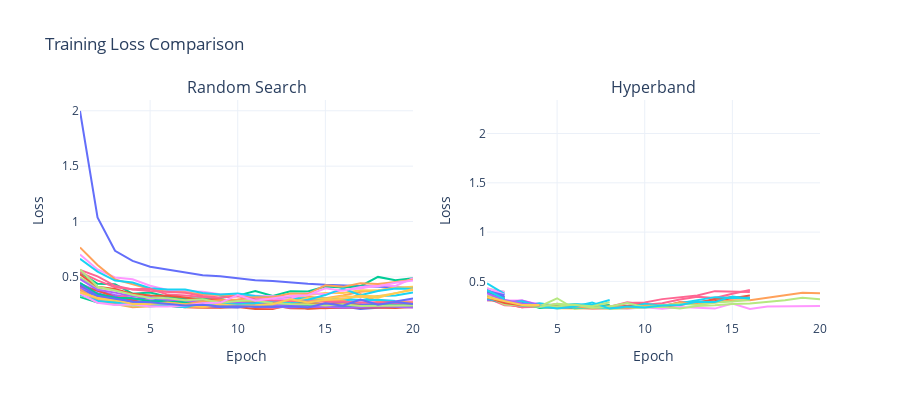

This figure's notebook cell:
### Markdown cell above
<div style="display: flex; justify-content: space-between; align-items: center; width: 100%;">
    <span style="font-weight: bold; font-size: 20px;">#️ of Trials - Why does it differ so much?</span>
    <span style="text-align: right; font-size: 12px;">Lena Hammerer | Luisa Ibele | Hanna Steinwender</span>
</div>

- Hyperband algorithm focuses resources on promising configurations by combining random sampling and early elimination of poor configurations. More combinations can be tested with the same amount of resources (time).

### Code cell
e7_grouped = df_e7.groupby('config.epochs')
df7 = e7_grouped.get_group(20)

e6_grouped = df_e6.groupby('config.epochs')
df6 = e6_grouped.get_group(20)

fig = make_subplots(rows=1, cols=2, subplot_titles=["Random Search", "Hyperband"])

for trial in df7['trial_id'].unique().tolist():
    df = df7[df7['trial_id'] == trial]
    fig.add_trace(go.Scatter(x=df['training_iteration'], y=df['mean_val_loss'], mode='lines'), row=1, col=1)
fig.update_xaxes(title_text="Epoch", row=1, col=1)
fig.update_yaxes(title_text="Loss", row=1, col=1)

for trial in df6['trial_id'].unique().tolist():
    df = df6[df6['trial_id'] == trial]
    fig.add_trace(go.Scatter(x=df['training_iteration'], y=df['mean_val_loss'], mode='lines'), row=1, col=2)
fig.update_xaxes(title_text="Epoch", row=1, col=2)
fig.update_yaxes(title_text="Loss", row=1, col=2)

fig.update_layout(title_text="Training Loss Comparison", showlegend=False, width=900, height=400)

fig.show()

### Figure 1 — Plotly figure (JSON) as saved in the notebook; plotly's stock layout.template omitted (floating-point values rounded to 4 significant figures)
{"data": [{"mode": "lines", "type": "scatter", "x": [1, 2, 3, 4, 5, 6, 7, 8, 9, 10, 11, 12, 13, 14, 15, 16, 17, 18, 19, 20], "xaxis": "x", "y": [1.998, 1.037, 0.736, 0.6453, 0.5924, 0.5654, 0.5429, 0.5143, 0.5053, 0.4849, 0.47, 0.4642, 0.4485, 0.4378, 0.4284, 0.422, 0.4156, 0.4055, 0.4008, 0.3991], "yaxis": "y"}, {"mode": "lines", "type": "scatter", "x": [1, 2, 3, 4, 5, 6, 7, 8, 9, 10, 11, 12, 13, 14, 15, 16, 17, 18, 19, 20], "xaxis": "x", "y": [0.355, 0.3304, 0.2836, 0.2701, 0.2509, 0.2363, 0.2268, 0.2228, 0.2224, 0.2294, 0.2105, 0.2114, 0.2509, 0.2118, 0.2214, 0.2217, 0.2393, 0.2356, 0.2605, 0.2456], "yaxis": "y"}, {"mode": "lines", "type": "scatter", "x": [1, 2, 3, 4, 5, 6, 7, 8, 9, 10, 11, 12, 13, 14, 15, 16, 17, 18, 19, 20], "xaxis": "x", "y": [0.3199, 0.2689, 0.2796, 0.2539, 0.2475, 0.254, 0.2638, 0.2627, 0.3152, 0.3314, 0.3718, 0.3276, 0.3712, 0.3687, 0.4131, 0.4041, 0.4162, 0.5001, 0.4701, 0.4886], "yaxis": "y"}, {"mode": "lines", "type": "scatter", "x": [1, 2, 3, 4, 5, 6, 7, 8, 9, 10, 11, 12, 13, 14, 15, 16, 17, 18, 19, 20], "xaxis": "x", "y": [0.4389, 0.3732, 0.3363, 0.3069, 0.2895, 0.291, 0.2773, 0.2822, 0.2751, 0.2669, 0.2574, 0.2571, 0.2459, 0.2525, 0.2405, 0.2463, 0.2559, 0.2379, 0.2527, 0.2466], "yaxis": "y"}, {"mode": "lines", "type": "scatter", "x": [1, 2, 3, 4, 5, 6, 7, 8, 9, 10, 11, 12, 13, 14, 15, 16, 17, 18, 19, 20], "xaxis": "x", "y": [0.4022, 0.2851, 0.256, 0.2266, 0.2364, 0.2423, 0.2328, 0.2233, 0.2394, 0.2445, 0.2637, 0.2635, 0.281, 0.3215, 0.307, 0.3331, 0.3662, 0.3775, 0.4048, 0.3958], "yaxis": "y"}, {"mode": "lines", "type": "scatter", "x": [1, 2, 3, 4, 5, 6, 7, 8, 9, 10, 11, 12, 13, 14, 15, 16, 17, 18, 19, 20], "xaxis": "x", "y": [0.3574, 0.3238, 0.3151, 0.2515, 0.2355, 0.24, 0.2469, 0.253, 0.2333, 0.2488, 0.2606, 0.2524, 0.2566, 0.2966, 0.2923, 0.2937, 0.286, 0.3271, 0.332, 0.3587], "yaxis": "y"}, {"mode": "lines", "type": "scatter", "x": [1, 2, 3, 4, 5, 6, 7, 8, 9, 10, 11, 12, 13, 14, 15, 16, 17, 18, 19, 20], "xaxis": "x", "y": [0.4029, 0.3433, 0.3105, 0.3422, 0.2735, 0.2717, 0.2487, 0.2568, 0.2523, 0.247, 0.2293, 0.22, 0.2363, 0.2194, 0.2177, 0.2239, 0.2359, 0.2279, 0.2319, 0.2265], "yaxis": "y"}, {"mode": "lines", "type": "scatter", "x": [1, 2, 3, 4, 5, 6, 7, 8, 9, 10, 11, 12, 13, 14, 15, 16, 17, 18, 19, 20], "xaxis": "x", "y": [0.4966, 0.4021, 0.3792, 0.348, 0.332, 0.3171, 0.3024, 0.2927, 0.2773, 0.2731, 0.2682, 0.2832, 0.2607, 0.2689, 0.2513, 0.2445, 0.2456, 0.2483, 0.2391, 0.242], "yaxis": "y"}, {"mode": "lines", "type": "scatter", "x": [1, 2, 3, 4, 5, 6, 7, 8, 9, 10, 11, 12, 13, 14, 15, 16, 17, 18, 19, 20], "xaxis": "x", "y": [0.7022, 0.5679, 0.4946, 0.4795, 0.4203, 0.3822, 0.3741, 0.3654, 0.3441, 0.3401, 0.3296, 0.3247, 0.3198, 0.3015, 0.2995, 0.3069, 0.2847, 0.2878, 0.2826, 0.2857], "yaxis": "y"}, {"mode": "lines", "type": "scatter", "x": [1, 2, 3, 4, 5, 6, 7, 8, 9, 10, 11, 12, 13, 14, 15, 16, 17, 18, 19, 20], "xaxis": "x", "y": [0.3586, 0.3082, 0.2735, 0.2603, 0.2558, 0.2677, 0.2454, 0.2512, 0.2394, 0.2677, 0.2691, 0.2765, 0.3026, 0.3372, 0.3546, 0.3558, 0.3803, 0.3768, 0.4017, 0.411], "yaxis": "y"}, {"mode": "lines", "type": "scatter", "x": [1, 2, 3, 4, 5, 6, 7, 8, 9, 10, 11, 12, 13, 14, 15, 16, 17, 18, 19, 20], "xaxis": "x", "y": [0.4135, 0.3527, 0.3092, 0.2924, 0.3194, 0.2603, 0.2579, 0.2382, 0.2378, 0.2598, 0.229, 0.2428, 0.2349, 0.232, 0.2261, 0.2322, 0.2113, 0.2212, 0.2298, 0.2336], "yaxis": "y"}, {"mode": "lines", "type": "scatter", "x": [1, 2, 3, 4, 5, 6, 7, 8, 9, 10, 11, 12, 13, 14, 15, 16, 17, 18, 19, 20], "xaxis": "x", "y": [0.4147, 0.378, 0.3187, 0.2878, 0.2651, 0.2532, 0.2481, 0.2571, 0.2266, 0.2347, 0.2431, 0.2451, 0.2173, 0.215, 0.2208, 0.2185, 0.2272, 0.2227, 0.2195, 0.2275], "yaxis": "y"}, {"mode": "lines", "type": "scatter", "x": [1, 2, 3, 4, 5, 6, 7, 8, 9, 10, 11, 12, 13, 14, 15, 16, 17, 18, 19, 20], "xaxis": "x", "y": [0.5425, 0.4376, 0.4349, 0.3492, 0.3587, 0.3216, 0.3022, 0.3074, 0.2978, 0.2815, 0.2746, 0.2662, 0.2744, 0.2612, 0.2917, 0.2739, 0.2434, 0.2451, 0.2473, 0.2425], "yaxis": "y"}, {"mode": "lines", "type": "scatter", "x": [1, 2, 3, 4, 5, 6, 7, 8, 9, 10, 11, 12, 13, 14, 15, 16, 17, 18, 19, 20], "xaxis": "x", "y": [0.4016, 0.3234, 0.2917, 0.2738, 0.2469, 0.2419, 0.2718, 0.2413, 0.231, 0.2417, 0.2563, 0.2362, 0.2245, 0.2303, 0.2348, 0.2407, 0.2493, 0.2606, 0.2716, 0.2665], "yaxis": "y"}, {"mode": "lines", "type": "scatter", "x": [1, 2, 3, 4, 5, 6, 7, 8, 9, 10, 11, 12, 13, 14, 15, 16, 17, 18, 19, 20], "xaxis": "x", "y": [0.7663, 0.6071, 0.4781, 0.4316, 0.3898, 0.367, 0.3607, 0.3404, 0.337, 0.3256, 0.312, 0.3136, 0.3044, 0.2939, 0.2884, 0.2849, 0.3463, 0.2776, 0.2768, 0.2724], "yaxis": "y"}, {"mode": "lines", "type": "scatter", "x": [1, 2, 3, 4, 5, 6, 7, 8, 9, 10, 11, 12, 13, 14, 15, 16, 17, 18, 19], "xaxis": "x", "y": [0.6645, 0.5485, 0.4674, 0.4493, 0.3977, 0.3869, 0.3862, 0.3541, 0.3421, 0.3514, 0.3274, 0.3126, 0.3052, 0.3083, 0.3031, 0.3013, 0.2908, 0.2941, 0.282], "yaxis": "y"}, {"mode": "lines", "type": "scatter", "x": [1, 2, 3, 4, 5, 6, 7, 8, 9], "xaxis": "x", "y": [0.5434, 0.4685, 0.4058, 0.3884, 0.3932, 0.3406, 0.3332, 0.3202, 0.3055], "yaxis": "y"}, {"mode": "lines", "type": "scatter", "x": [1, 2, 3, 4, 5], "xaxis": "x", "y": [0.3362, 0.283, 0.2484, 0.2413, 0.2349], "yaxis": "y"}, {"mode": "lines", "type": "scatter", "x": [1, 2, 3, 4, 5, 6, 7, 8, 9, 10, 11, 12, 13, 14, 15, 16, 17, 18, 19, 20], "xaxis": "x", "y": [0.3662, 0.2973, 0.2678, 0.2564, 0.255, 0.2397, 0.2727, 0.2764, 0.2649, 0.2829, 0.3062, 0.291, 0.3046, 0.3549, 0.3441, 0.3827, 0.3966, 0.4244, 0.419, 0.4891], "yaxis": "y"}, {"mode": "lines", "type": "scatter", "x": [1, 2, 3, 4, 5, 6, 7, 8, 9, 10, 11, 12, 13, 14, 15, 16, 17, 18, 19, 20], "xaxis": "x", "y": [0.3776, 0.3048, 0.28, 0.2657, 0.2503, 0.2591, 0.2334, 0.2463, 0.2583, 0.2479, 0.2525, 0.2681, 0.2649, 0.3107, 0.3027, 0.325, 0.3224, 0.313, 0.3538, 0.3817], "yaxis": "y"}, {"mode": "lines", "type": "scatter", "x": [1, 2, 3, 4, 5, 6, 7, 8, 9, 10, 11, 12, 13, 14, 15, 16, 17, 18, 19, 20], "xaxis": "x", "y": [0.3838, 0.3333, 0.322, 0.2677, 0.2729, 0.3104, 0.2525, 0.2381, 0.2285, 0.2246, 0.2516, 0.2343, 0.246, 0.2292, 0.2596, 0.2689, 0.2453, 0.2629, 0.279, 0.306], "yaxis": "y"}, {"mode": "lines", "type": "scatter", "x": [1, 2, 3, 4, 5, 6, 7, 8, 9, 10, 11, 12, 13, 14, 15, 16, 17, 18, 19, 20], "xaxis": "x", "y": [0.5237, 0.4116, 0.3905, 0.3472, 0.3334, 0.3295, 0.3141, 0.2923, 0.2964, 0.2794, 0.2762, 0.2766, 0.2552, 0.2576, 0.2457, 0.2572, 0.2399, 0.2412, 0.2358, 0.2451], "yaxis": "y"}, {"mode": "lines", "type": "scatter", "x": [1, 2, 3, 4, 5, 6, 7, 8, 9, 10, 11, 12, 13, 14, 15, 16, 17, 18, 19, 20], "xaxis": "x", "y": [0.4472, 0.3455, 0.313, 0.3071, 0.2796, 0.2809, 0.271, 0.2626, 0.2509, 0.2384, 0.2568, 0.2443, 0.2418, 0.2399, 0.2397, 0.2429, 0.2304, 0.2456, 0.2342, 0.2421], "yaxis": "y"}, {"mode": "lines", "type": "scatter", "x": [1, 2, 3, 4, 5, 6, 7, 8, 9, 10, 11, 12, 13, 14, 15, 16, 17, 18, 19, 20], "xaxis": "x", "y": [0.4813, 0.3839, 0.3583, 0.3262, 0.3172, 0.2939, 0.2884, 0.2735, 0.2762, 0.2676, 0.2567, 0.2487, 0.2367, 0.2315, 0.2302, 0.2227, 0.2285, 0.2363, 0.2301, 0.2246], "yaxis": "y"}, {"mode": "lines", "type": "scatter", "x": [1, 2, 3, 4, 5, 6, 7, 8, 9, 10, 11, 12, 13, 14, 15, 16, 17, 18, 19, 20], "xaxis": "x", "y": [0.3882, 0.2898, 0.2542, 0.2588, 0.2563, 0.27, 0.254, 0.2786, 0.2902, 0.2972, 0.3166, 0.3163, 0.3506, 0.3474, 0.4245, 0.4104, 0.4424, 0.4359, 0.4542, 0.4741], "yaxis": "y"}, {"mode": "lines", "type": "scatter", "x": [1, 2, 3, 4, 5, 6, 7, 8, 9, 10, 11, 12, 13, 14, 15, 16, 17, 18, 19, 20], "xaxis": "x", "y": [0.3405, 0.2827, 0.2695, 0.2545, 0.2532, 0.237, 0.2254, 0.2575, 0.2533, 0.2529, 0.2633, 0.2832, 0.2626, 0.2936, 0.3362, 0.395, 0.3351, 0.3727, 0.3952, 0.3944], "yaxis": "y"}, {"mode": "lines", "type": "scatter", "x": [1, 2, 3, 4, 5, 6, 7, 8, 9, 10, 11, 12, 13, 14, 15, 16, 17, 18, 19, 20], "xaxis": "x", "y": [0.5636, 0.5058, 0.4199, 0.3863, 0.3741, 0.3674, 0.357, 0.3283, 0.3154, 0.3266, 0.2978, 0.2877, 0.2797, 0.2782, 0.2767, 0.2769, 0.2698, 0.2721, 0.2681, 0.2607], "yaxis": "y"}, {"mode": "lines", "type": "scatter", "x": [1, 2, 3, 4, 5, 6, 7, 8, 9, 10, 11, 12, 13, 14, 15, 16, 17, 18, 19, 20], "xaxis": "x", "y": [0.5675, 0.4117, 0.3773, 0.34, 0.3102, 0.3077, 0.2902, 0.2979, 0.2678, 0.2825, 0.288, 0.2617, 0.2557, 0.2533, 0.2416, 0.2532, 0.237, 0.2375, 0.2376, 0.2417], "yaxis": "y"}, {"mode": "lines", "type": "scatter", "x": [1, 2, 3, 4, 5, 6, 7, 8, 9, 10, 11, 12, 13, 14, 15, 16, 17, 18, 19, 20], "xaxis": "x", "y": [0.35, 0.267, 0.2473, 0.2541, 0.233, 0.2333, 0.2413, 0.2626, 0.2662, 0.3372, 0.2849, 0.3043, 0.3278, 0.3352, 0.3966, 0.3747, 0.4081, 0.4154, 0.4465, 0.4677], "yaxis": "y"}, {"mode": "lines", "type": "scatter", "x": [1, 2, 3, 4, 5, 6, 7, 8, 9, 10, 11, 12, 13, 14, 15, 16, 17, 18, 19, 20], "xaxis": "x", "y": [0.3602, 0.3112, 0.2936, 0.2554, 0.2551, 0.2641, 0.2516, 0.2318, 0.2511, 0.2407, 0.2435, 0.2543, 0.2993, 0.2684, 0.2926, 0.302, 0.329, 0.3246, 0.3517, 0.3918], "yaxis": "y"}, {"mode": "lines", "type": "scatter", "x": [1, 2, 3, 4, 5, 6, 7, 8, 9, 10, 11, 12, 13, 14, 15, 16, 17, 18, 19, 20], "xaxis": "x", "y": [0.4288, 0.3303, 0.3033, 0.2782, 0.271, 0.2565, 0.2416, 0.249, 0.2322, 0.2353, 0.2303, 0.2292, 0.2354, 0.2238, 0.2614, 0.2404, 0.296, 0.2488, 0.2735, 0.2556], "yaxis": "y"}, {"mode": "lines", "type": "scatter", "x": [1, 2, 3, 4, 5, 6, 7, 8, 9, 10, 11, 12, 13, 14, 15, 16], "xaxis": "x2", "y": [0.3336, 0.277, 0.2378, 0.2579, 0.2388, 0.229, 0.2265, 0.2269, 0.2312, 0.2536, 0.2425, 0.2616, 0.2924, 0.3011, 0.3297, 0.3581], "yaxis": "y2"}, {"mode": "lines", "type": "scatter", "x": [1], "xaxis": "x2", "y": [0.6608], "yaxis": "y2"}, {"mode": "lines", "type": "scatter", "x": [1, 2], "xaxis": "x2", "y": [0.3904, 0.3271], "yaxis": "y2"}, {"mode": "lines", "type": "scatter", "x": [1], "xaxis": "x2", "y": [0.8506], "yaxis": "y2"}, {"mode": "lines", "type": "scatter", "x": [1, 2], "xaxis": "x2", "y": [0.4236, 0.3341], "yaxis": "y2"}, {"mode": "lines", "type": "scatter", "x": [1], "xaxis": "x2", "y": [0.5074], "yaxis": "y2"}, {"mode": "lines", "type": "scatter", "x": [1], "xaxis": "x2", "y": [0.4438], "yaxis": "y2"}, {"mode": "lines", "type": "scatter", "x": [1, 2, 3, 4, 5, 6, 7, 8, 9, 10, 11, 12, 13, 14, 15, 16, 17, 18, 19, 20], "xaxis": "x2", "y": [0.3823, 0.3074, 0.3069, 0.264, 0.2586, 0.2578, 0.2352, 0.2378, 0.224, 0.2381, 0.2237, 0.2408, 0.2337, 0.2245, 0.2746, 0.2203, 0.2465, 0.2458, 0.2497, 0.2501], "yaxis": "y2"}, {"mode": "lines", "type": "scatter", "x": [1, 2, 3, 4, 5, 6, 7, 8, 9, 10, 11], "xaxis": "x2", "y": [0.3506, 0.2853, 0.2614, 0.2424, 0.2279, 0.225, 0.2295, 0.2362, 0.2411, 0.2478, 0.261], "yaxis": "y2"}, {"mode": "lines", "type": "scatter", "x": [1], "xaxis": "x2", "y": [2.043], "yaxis": "y2"}, {"mode": "lines", "type": "scatter", "x": [1, 2], "xaxis": "x2", "y": [0.3896, 0.3352], "yaxis": "y2"}, {"mode": "lines", "type": "scatter", "x": [1, 2, 3, 4], "xaxis": "x2", "y": [0.3934, 0.2936, 0.2789, 0.2691], "yaxis": "y2"}, {"mode": "lines", "type": "scatter", "x": [1], "xaxis": "x2", "y": [0.5521], "yaxis": "y2"}, {"mode": "lines", "type": "scatter", "x": [1, 2, 3, 4], "xaxis": "x2", "y": [0.3098, 0.2949, 0.2448, 0.2551], "yaxis": "y2"}, {"mode": "lines", "type": "scatter", "x": [1], "xaxis": "x2", "y": [0.4173], "yaxis": "y2"}, {"mode": "lines", "type": "scatter", "x": [1, 2, 3, 4, 5, 6, 7, 8, 9, 10, 11, 12, 13, 14, 15, 16], "xaxis": "x2", "y": [0.3258, 0.2744, 0.2393, 0.2431, 0.2314, 0.2339, 0.246, 0.2444, 0.2877, 0.2641, 0.2794, 0.3171, 0.3442, 0.3328, 0.3745, 0.4122], "yaxis": "y2"}, {"mode": "lines", "type": "scatter", "x": [1], "xaxis": "x2", "y": [0.5861], "yaxis": "y2"}, {"mode": "lines", "type": "scatter", "x": [1, 2, 3, 4], "xaxis": "x2", "y": [0.3201, 0.2845, 0.2794, 0.2758], "yaxis": "y2"}, {"mode": "lines", "type": "scatter", "x": [1, 2, 3, 4], "xaxis": "x2", "y": [0.3651, 0.2953, 0.286, 0.25], "yaxis": "y2"}, {"mode": "lines", "type": "scatter", "x": [1], "xaxis": "x2", "y": [0.5629], "yaxis": "y2"}, {"mode": "lines", "type": "scatter", "x": [1], "xaxis": "x2", "y": [0.6292], "yaxis": "y2"}, {"mode": "lines", "type": "scatter", "x": [1, 2], "xaxis": "x2", "y": [0.3791, 0.3231], "yaxis": "y2"}, {"mode": "lines", "type": "scatter", "x": [1, 2], "xaxis": "x2", "y": [0.4168, 0.3109], "yaxis": "y2"}, {"mode": "lines", "type": "scatter", "x": [1, 2, 3, 4, 5, 6, 7, 8], "xaxis": "x2", "y": [0.3398, 0.2874, 0.2615, 0.2569, 0.2432, 0.2415, 0.2467, 0.2578], "yaxis": "y2"}, {"mode": "lines", "type": "scatter", "x": [1, 2, 3, 4, 5, 6, 7, 8], "xaxis": "x2", "y": [0.3368, 0.287, 0.2499, 0.2782, 0.2528, 0.2713, 0.2609, 0.3108], "yaxis": "y2"}, {"mode": "lines", "type": "scatter", "x": [1, 2, 3, 4, 5, 6, 7, 8, 9, 10, 11, 12, 13, 14, 15, 16], "xaxis": "x2", "y": [0.3327, 0.2585, 0.2497, 0.2405, 0.2737, 0.2317, 0.2398, 0.2413, 0.2817, 0.2863, 0.3204, 0.3391, 0.3567, 0.4014, 0.3935, 0.3915], "yaxis": "y2"}, {"mode": "lines", "type": "scatter", "x": [1, 2], "xaxis": "x2", "y": [0.4281, 0.3917], "yaxis": "y2"}, {"mode": "lines", "type": "scatter", "x": [1, 2], "xaxis": "x2", "y": [0.4195, 0.396], "yaxis": "y2"}, {"mode": "lines", "type": "scatter", "x": [1], "xaxis": "x2", "y": [0.4297], "yaxis": "y2"}, {"mode": "lines", "type": "scatter", "x": [1], "xaxis": "x2", "y": [0.6155], "yaxis": "y2"}, {"mode": "lines", "type": "scatter", "x": [1, 2, 3, 4, 5, 6, 7, 8, 9, 10, 11, 12, 13, 14, 15, 16], "xaxis": "x2", "y": [0.341, 0.2755, 0.2634, 0.2507, 0.248, 0.2367, 0.2358, 0.233, 0.2531, 0.2693, 0.2437, 0.2895, 0.2834, 0.3211, 0.3416, 0.3325], "yaxis": "y2"}, {"mode": "lines", "type": "scatter", "x": [1], "xaxis": "x2", "y": [0.6846], "yaxis": "y2"}, {"mode": "lines", "type": "scatter", "x": [1, 2], "xaxis": "x2", "y": [0.31, 0.3158], "yaxis": "y2"}, {"mode": "lines", "type": "scatter", "x": [1], "xaxis": "x2", "y": [0.7276], "yaxis": "y2"}, {"mode": "lines", "type": "scatter", "x": [1, 2], "xaxis": "x2", "y": [0.4161, 0.3341], "yaxis": "y2"}, {"mode": "lines", "type": "scatter", "x": [1], "xaxis": "x2", "y": [0.4494], "yaxis": "y2"}, {"mode": "lines", "type": "scatter", "x": [1, 2, 3, 4, 5, 6, 7, 8, 9, 10, 11, 12, 13, 14, 15, 16, 17, 18, 19, 20], "xaxis": "x2", "y": [0.4048, 0.2981, 0.2644, 0.2469, 0.3293, 0.2229, 0.2376, 0.2227, 0.2268, 0.2373, 0.243, 0.2265, 0.2519, 0.2594, 0.272, 0.2755, 0.2928, 0.3093, 0.3355, 0.3192], "yaxis": "y2"}, {"mode": "lines", "type": "scatter", "x": [1, 2], "xaxis": "x2", "y": [0.3663, 0.3151], "yaxis": "y2"}, {"mode": "lines", "type": "scatter", "x": [1, 2], "xaxis": "x2", "y": [0.368, 0.3256], "yaxis": "y2"}, {"mode": "lines", "type": "scatter", "x": [1], "xaxis": "x2", "y": [0.6553], "yaxis": "y2"}, {"mode": "lines", "type": "scatter", "x": [1], "xaxis": "x2", "y": [0.707], "yaxis": "y2"}, {"mode": "lines", "type": "scatter", "x": [1, 2, 3, 4, 5, 6, 7, 8], "xaxis": "x2", "y": [0.3247, 0.2808, 0.2863, 0.2315, 0.2434, 0.2353, 0.2389, 0.2606], "yaxis": "y2"}, {"mode": "lines", "type": "scatter", "x": [1], "xaxis": "x2", "y": [0.708], "yaxis": "y2"}, {"mode": "lines", "type": "scatter", "x": [1], "xaxis": "x2", "y": [0.5112], "yaxis": "y2"}, {"mode": "lines", "type": "scatter", "x": [1, 2], "xaxis": "x2", "y": [0.4799, 0.3748], "yaxis": "y2"}, {"mode": "lines", "type": "scatter", "x": [1, 2], "xaxis": "x2", "y": [0.3634, 0.3345], "yaxis": "y2"}, {"mode": "lines", "type": "scatter", "x": [1], "xaxis": "x2", "y": [0.7621], "yaxis": "y2"}, {"mode": "lines", "type": "scatter", "x": [1, 2], "xaxis": "x2", "y": [0.3671, 0.317], "yaxis": "y2"}, {"mode": "lines", "type": "scatter", "x": [1, 2], "xaxis": "x2", "y": [0.4097, 0.3348], "yaxis": "y2"}, {"mode": "lines", "type": "scatter", "x": [1, 2], "xaxis": "x2", "y": [0.4165, 0.3402], "yaxis": "y2"}, {"mode": "lines", "type": "scatter", "x": [1], "xaxis": "x2", "y": [0.4327], "yaxis": "y2"}, {"mode": "lines", "type": "scatter", "x": [1], "xaxis": "x2", "y": [0.5345], "yaxis": "y2"}, {"mode": "lines", "type": "scatter", "x": [1, 2, 3, 4], "xaxis": "x2", "y": [0.4058, 0.2858, 0.3066, 0.2576], "yaxis": "y2"}, {"mode": "lines", "type": "scatter", "x": [1], "xaxis": "x2", "y": [0.46], "yaxis": "y2"}, {"mode": "lines", "type": "scatter", "x": [1, 2, 3, 4, 5, 6, 7, 8, 9, 10, 11, 12, 13, 14, 15, 16], "xaxis": "x2", "y": [0.3399, 0.2823, 0.2986, 0.2443, 0.238, 0.2371, 0.235, 0.2365, 0.2327, 0.274, 0.2541, 0.2786, 0.3087, 0.3407, 0.3323, 0.3333], "yaxis": "y2"}, {"mode": "lines", "type": "scatter", "x": [1], "xaxis": "x2", "y": [0.6438], "yaxis": "y2"}, {"mode": "lines", "type": "scatter", "x": [1], "xaxis": "x2", "y": [0.7397], "yaxis": "y2"}, {"mode": "lines", "type": "scatter", "x": [1, 2], "xaxis": "x2", "y": [0.4308, 0.3652], "yaxis": "y2"}, {"mode": "lines", "type": "scatter", "x": [1], "xaxis": "x2", "y": [2.228], "yaxis": "y2"}, {"mode": "lines", "type": "scatter", "x": [1], "xaxis": "x2", "y": [0.4991], "yaxis": "y2"}, {"mode": "lines", "type": "scatter", "x": [1, 2], "xaxis": "x2", "y": [0.3495, 0.3202], "yaxis": "y2"}, {"mode": "lines", "type": "scatter", "x": [1, 2], "xaxis": "x2", "y": [0.3956, 0.3234], "yaxis": "y2"}, {"mode": "lines", "type": "scatter", "x": [1, 2, 3, 4], "xaxis": "x2", "y": [0.3283, 0.2883, 0.267, 0.2608], "yaxis": "y2"}, {"mode": "lines", "type": "scatter", "x": [1, 2, 3, 4, 5, 6, 7, 8, 9, 10, 11, 12, 13, 14, 15, 16, 17, 18, 19, 20], "xaxis": "x2", "y": [0.3367, 0.3026, 0.2749, 0.2506, 0.2428, 0.2486, 0.2312, 0.2482, 0.2317, 0.252, 0.252, 0.2866, 0.2695, 0.2857, 0.3083, 0.31, 0.3357, 0.356, 0.3859, 0.3795], "yaxis": "y2"}, {"mode": "lines", "type": "scatter", "x": [1], "xaxis": "x2", "y": [0.609], "yaxis": "y2"}, {"mode": "lines", "type": "scatter", "x": [1], "xaxis": "x2", "y": [1.453], "yaxis": "y2"}, {"mode": "lines", "type": "scatter", "x": [1, 2, 3, 4, 5, 6, 7, 8, 9, 10, 11, 12, 13, 14, 15, 16], "xaxis": "x2", "y": [0.3514, 0.3035, 0.2617, 0.2458, 0.2456, 0.2658, 0.2321, 0.245, 0.2797, 0.2395, 0.2546, 0.2724, 0.2613, 0.2863, 0.2958, 0.3146], "yaxis": "y2"}, {"mode": "lines", "type": "scatter", "x": [1], "xaxis": "x2", "y": [0.6117], "yaxis": "y2"}, {"mode": "lines", "type": "scatter", "x": [1], "xaxis": "x2", "y": [0.5196], "yaxis": "y2"}, {"mode": "lines", "type": "scatter", "x": [1], "xaxis": "x2", "y": [0.6405], "yaxis": "y2"}, {"mode": "lines", "type": "scatter", "x": [1], "xaxis": "x2", "y": [0.5547], "yaxis": "y2"}, {"mode": "lines", "type": "scatter", "x": [1], "xaxis": "x2", "y": [0.4462], "yaxis": "y2"}, {"mode": "lines", "type": "scatter", "x": [1], "xaxis": "x2", "y": [0.5062], "yaxis": "y2"}, {"mode": "lines", "type": "scatter", "x": [1], "xaxis": "x2", "y": [0.545], "yaxis": "y2"}, {"mode": "lines", "type": "scatter", "x": [1, 2, 3, 4, 5, 6, 7, 8, 9, 10, 11, 12, 13, 14, 15, 16], "xaxis": "x2", "y": [0.3301, 0.2868, 0.2515, 0.2483, 0.2255, 0.2456, 0.2852, 0.2244, 0.2454, 0.2345, 0.2567, 0.2618, 0.2938, 0.2905, 0.3482, 0.3238], "yaxis": "y2"}, {"mode": "lines", "type": "scatter", "x": [1], "xaxis": "x2", "y": [0.6396], "yaxis": "y2"}, {"mode": "lines", "type": "scatter", "x": [1, 2, 3, 4, 5, 6, 7, 8], "xaxis": "x2", "y": [0.3522, 0.2665, 0.2552, 0.2435, 0.274, 0.2574, 0.2483, 0.2887], "yaxis": "y2"}, {"mode": "lines", "type": "scatter", "x": [1], "xaxis": "x2", "y": [0.4698], "yaxis": "y2"}, {"mode": "lines", "type": "scatter", "x": [1], "xaxis": "x2", "y": [0.527], "yaxis": "y2"}, {"mode": "lines", "type": "scatter", "x": [1, 2], "xaxis": "x2", "y": [0.4036, 0.3595], "yaxis": "y2"}, {"mode": "lines", "type": "scatter", "x": [1, 2, 3, 4], "xaxis": "x2", "y": [0.3404, 0.2818, 0.2577, 0.2579], "yaxis": "y2"}, {"mode": "lines", "type": "scatter", "x": [1], "xaxis": "x2", "y": [0.5029], "yaxis": "y2"}, {"mode": "lines", "type": "scatter", "x": [1, 2, 3, 4], "xaxis": "x2", "y": [0.3807, 0.3117, 0.2752, 0.2559], "yaxis": "y2"}, {"mode": "lines", "type": "scatter", "x": [1], "xaxis": "x2", "y": [0.5227], "yaxis": "y2"}, {"mode": "lines", "type": "scatter", "x": [1, 2], "xaxis": "x2", "y": [0.4123, 0.3219], "yaxis": "y2"}, {"mode": "lines", "type": "scatter", "x": [1], "xaxis": "x2", "y": [0.5109], "yaxis": "y2"}, {"mode": "lines", "type": "scatter", "x": [1], "xaxis": "x2", "y": [0.6755], "yaxis": "y2"}, {"mode": "lines", "type": "scatter", "x": [1], "xaxis": "x2", "y": [0.4407], "yaxis": "y2"}, {"mode": "lines", "type": "scatter", "x": [1, 2, 3, 4], "xaxis": "x2", "y": [0.3409, 0.2976, 0.2615, 0.2619], "yaxis": "y2"}], "layout": {"annotations": [{"font": {"size": 16}, "showarrow": false, "text": "Random Search", "x": 0.225, "xanchor": "center", "xref": "paper", "y": 1, "yanchor": "bottom", "yref": "paper"}, {"font": {"size": 16}, "showarrow": false, "text": "Hyperband", "x": 0.775, "xanchor": "center", "xref": "paper", "y": 1, "yanchor": "bottom", "yref": "paper"}], "height": 400, "showlegend": false, "title": {"text": "Training Loss Comparison"}, "width": 900, "xaxis": {"anchor": "y", "autorange": true, "domain": [0, 0.45], "range": [1, 20], "title": {"text": "Epoch"}, "type": "linear"}, "xaxis2": {"anchor": "y2", "autorange": true, "domain": [0.55, 1], "range": [1, 20], "title": {"text": "Epoch"}, "type": "linear"}, "yaxis": {"anchor": "x", "autorange": true, "domain": [0, 1], "range": [0.1112, 2.097], "title": {"text": "Loss"}, "type": "linear"}, "yaxis2": {"anchor": "x2", "autorange": true, "domain": [0, 1], "range": [0.1088, 2.34], "title": {"text": "Loss"}, "type": "linear"}}}
